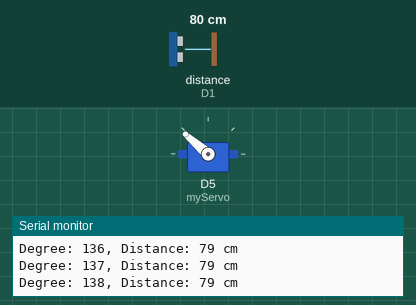
Bench run of a sketch on a simulated ESP8266 (NodeMCU). Parts: servo, the last lines printed to the serial monitor. Wiring (inferred from the names in the program): ultrasonic range finder: trigger D2; echo D1. The test bench sets the inputs (shaded band); at power-on: distance to the obstacle (sensor on D1) 80 cm. The echo pulse lasts 58.3 µs per cm.

Above: at 4.2 s.
4.3 s: distance to the obstacle (sensor on D1) set to 2 cm
At 5.61 s:
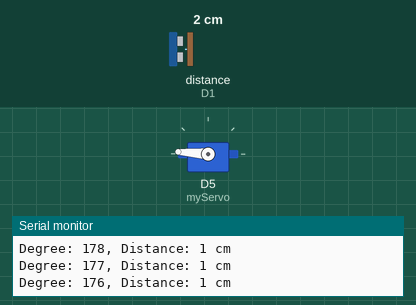
7.3 s: distance to the obstacle (sensor on D1) set to 35 cm
At 7.45 s:
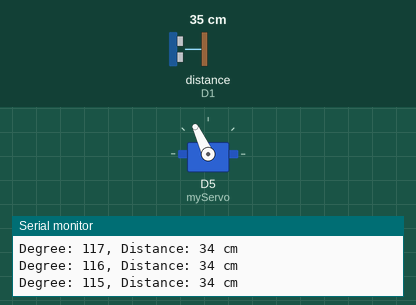
Timing chart, 0 to 16.3 s (numbered marks = the images above; inputs shaded):
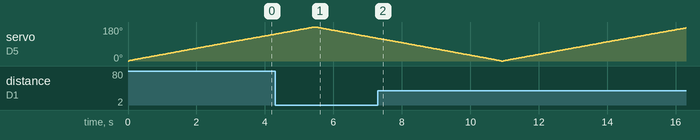

The sketch:

radar.ino
```cpp
#include <Servo.h>  // Include the Servo library

// Define Trigger and Echo pins of the Ultrasonic Sensor
const int trigPin = D2;
const int echoPin = D1;

// Variables for the duration and the distance
long duration;
int distance;

Servo myServo;  // Create a servo object for controlling the servo motor

void setup() {
  pinMode(trigPin, OUTPUT);  // Sets the trigPin as an Output
  pinMode(echoPin, INPUT);   // Sets the echoPin as an Input
  Serial.begin(9600);        // Starts serial communication at 9600 baud rate
  myServo.attach(D5);        // Defines the pin where the servo motor is attached
  Serial.println("Servo Angle, Distance (cm)");  // Print a header for the output
}

void loop() {
  // Rotate the servo motor from 15 to 165 degrees with smoother increments
  for (int i = 0; i <= 180; i++) {
    myServo.write(i);  // Move the servo to the current angle
    delay(14);          // Reduced delay for smoother movement
    distance = calculateDistance();  // Get the distance from the ultrasonic sensor

    // Print the degree and distance to the Serial Monitor
    printData(i, distance);
  }

  // Repeat the movement from 165 to 15 degrees with smoother increments
  for (int i = 180; i >= 0; i--) {
    myServo.write(i);  // Move the servo to the current angle
    delay(14);          // Reduced delay for smoother movement
    distance = calculateDistance();  // Get the distance from the ultrasonic sensor

    // Print the degree and distance to the Serial Monitor
    printData(i, distance);
  }
}

// Function for calculating the distance measured by the Ultrasonic sensor
int calculateDistance() {
  digitalWrite(trigPin, LOW);
  delayMicroseconds(2);

  // Set the trigPin HIGH for 10 microseconds to send the pulse
  digitalWrite(trigPin, HIGH);
  delayMicroseconds(10);
  digitalWrite(trigPin, LOW);

  duration = pulseIn(echoPin, HIGH);  // Read the echoPin to get the pulse duration
  distance = duration * 0.034 / 2;    // Convert the duration to distance in cm
  return distance;
}

// Function to print the angle and distance to the Serial Monitor
void printData(int angle, int distance) {
  Serial.print("Degree: ");  // Label for the angle
  Serial.print(angle);       // Print the servo's current angle
  Serial.print(", ");        // Separator between angle and distance
  Serial.print("Distance: "); // Label for the distance
  Serial.print(distance);    // Print the distance from the ultrasonic sensor
  Serial.println(" cm");     // Unit of measurement for distance
}
```
